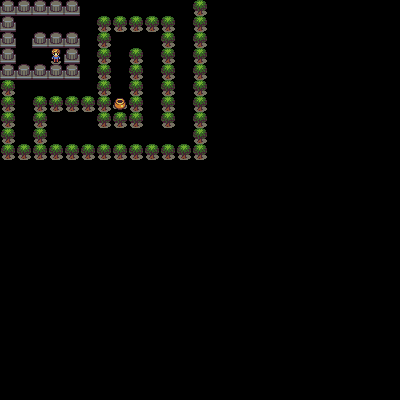

The image is a tile-based game level rendered from a .tmx file. Its description and complete source (layers, tilesets, objects, tile grids) follow:
An orthogonal 25x25 tile map with 16x16 px tiles, 2 tile layers (tiles, characters), 2 tilesets.

<map version="1.2" tiledversion="1.3.3" orientation="orthogonal" renderorder="left-down" width="25" height="25" tilewidth="16" tileheight="16" infinite="0" nextlayerid="3" nextobjectid="1">
 <editorsettings>
  <export target="../maps/training-02.json" format="json" />
 </editorsettings>
 <tileset firstgid="1" name="tiles" tilewidth="16" tileheight="16" tilecount="120" columns="8">
  <image source="tiles.png" width="128" height="240" />
 </tileset>
 <tileset firstgid="121" name="characters" tilewidth="16" tileheight="16" tilecount="96" columns="12">
  <image source="characters.png" width="192" height="128" />
 </tileset>
 <layer id="1" name="tiles" width="25" height="25">
  <data encoding="csv">
40,40,40,40,40,0,0,0,0,0,0,0,39,0,0,0,0,0,0,0,0,0,0,0,0,
40,0,0,0,0,0,39,39,39,39,39,0,39,0,0,0,0,0,0,0,0,0,0,0,0,
40,0,40,40,40,0,39,0,0,0,39,0,39,0,0,0,0,0,0,0,0,0,0,0,0,
40,0,0,0,40,0,39,0,39,0,39,0,39,0,0,0,0,0,0,0,0,0,0,0,0,
40,40,40,40,40,0,39,0,39,0,39,0,39,0,0,0,0,0,0,0,0,0,0,0,0,
39,0,0,0,0,0,39,0,39,0,39,0,39,0,0,0,0,0,0,0,0,0,0,0,0,
39,0,39,39,39,39,39,28,39,0,39,0,39,0,0,0,0,0,0,0,0,0,0,0,0,
39,0,39,0,0,0,39,39,39,0,39,0,39,0,0,0,0,0,0,0,0,0,0,0,0,
39,0,39,0,0,0,0,0,0,0,0,0,39,0,0,0,0,0,0,0,0,0,0,0,0,
39,39,39,39,39,39,39,39,39,39,39,39,39,0,0,0,0,0,0,0,0,0,0,0,0,
0,0,0,0,0,0,0,0,0,0,0,0,0,0,0,0,0,0,0,0,0,0,0,0,0,
0,0,0,0,0,0,0,0,0,0,0,0,0,0,0,0,0,0,0,0,0,0,0,0,0,
0,0,0,0,0,0,0,0,0,0,0,0,0,0,0,0,0,0,0,0,0,0,0,0,0,
0,0,0,0,0,0,0,0,0,0,0,0,0,0,0,0,0,0,0,0,0,0,0,0,0,
0,0,0,0,0,0,0,0,0,0,0,0,0,0,0,0,0,0,0,0,0,0,0,0,0,
0,0,0,0,0,0,0,0,0,0,0,0,0,0,0,0,0,0,0,0,0,0,0,0,0,
0,0,0,0,0,0,0,0,0,0,0,0,0,0,0,0,0,0,0,0,0,0,0,0,0,
0,0,0,0,0,0,0,0,0,0,0,0,0,0,0,0,0,0,0,0,0,0,0,0,0,
0,0,0,0,0,0,0,0,0,0,0,0,0,0,0,0,0,0,0,0,0,0,0,0,0,
0,0,0,0,0,0,0,0,0,0,0,0,0,0,0,0,0,0,0,0,0,0,0,0,0,
0,0,0,0,0,0,0,0,0,0,0,0,0,0,0,0,0,0,0,0,0,0,0,0,0,
0,0,0,0,0,0,0,0,0,0,0,0,0,0,0,0,0,0,0,0,0,0,0,0,0,
0,0,0,0,0,0,0,0,0,0,0,0,0,0,0,0,0,0,0,0,0,0,0,0,0,
0,0,0,0,0,0,0,0,0,0,0,0,0,0,0,0,0,0,0,0,0,0,0,0,0,
0,0,0,0,0,0,0,0,0,0,0,0,0,0,0,0,0,0,0,0,0,0,0,0,0
</data>
 </layer>
 <layer id="2" name="characters" width="25" height="25">
  <data encoding="csv">
0,0,0,0,0,0,0,0,0,0,0,0,0,0,0,0,0,0,0,0,0,0,0,0,0,
0,0,0,0,0,0,0,0,0,0,0,0,0,0,0,0,0,0,0,0,0,0,0,0,0,
0,0,0,0,0,0,0,0,0,0,0,0,0,0,0,0,0,0,0,0,0,0,0,0,0,
0,0,0,125,0,0,0,0,0,0,0,0,0,0,0,0,0,0,0,0,0,0,0,0,0,
0,0,0,0,0,0,0,0,0,0,0,0,0,0,0,0,0,0,0,0,0,0,0,0,0,
0,0,0,0,0,0,0,0,0,0,0,0,0,0,0,0,0,0,0,0,0,0,0,0,0,
0,0,0,0,0,0,0,0,0,0,0,0,0,0,0,0,0,0,0,0,0,0,0,0,0,
0,0,0,0,0,0,0,0,0,0,0,0,0,0,0,0,0,0,0,0,0,0,0,0,0,
0,0,0,0,0,0,0,0,0,0,0,0,0,0,0,0,0,0,0,0,0,0,0,0,0,
0,0,0,0,0,0,0,0,0,0,0,0,0,0,0,0,0,0,0,0,0,0,0,0,0,
0,0,0,0,0,0,0,0,0,0,0,0,0,0,0,0,0,0,0,0,0,0,0,0,0,
0,0,0,0,0,0,0,0,0,0,0,0,0,0,0,0,0,0,0,0,0,0,0,0,0,
0,0,0,0,0,0,0,0,0,0,0,0,0,0,0,0,0,0,0,0,0,0,0,0,0,
0,0,0,0,0,0,0,0,0,0,0,0,0,0,0,0,0,0,0,0,0,0,0,0,0,
0,0,0,0,0,0,0,0,0,0,0,0,0,0,0,0,0,0,0,0,0,0,0,0,0,
0,0,0,0,0,0,0,0,0,0,0,0,0,0,0,0,0,0,0,0,0,0,0,0,0,
0,0,0,0,0,0,0,0,0,0,0,0,0,0,0,0,0,0,0,0,0,0,0,0,0,
0,0,0,0,0,0,0,0,0,0,0,0,0,0,0,0,0,0,0,0,0,0,0,0,0,
0,0,0,0,0,0,0,0,0,0,0,0,0,0,0,0,0,0,0,0,0,0,0,0,0,
0,0,0,0,0,0,0,0,0,0,0,0,0,0,0,0,0,0,0,0,0,0,0,0,0,
0,0,0,0,0,0,0,0,0,0,0,0,0,0,0,0,0,0,0,0,0,0,0,0,0,
0,0,0,0,0,0,0,0,0,0,0,0,0,0,0,0,0,0,0,0,0,0,0,0,0,
0,0,0,0,0,0,0,0,0,0,0,0,0,0,0,0,0,0,0,0,0,0,0,0,0,
0,0,0,0,0,0,0,0,0,0,0,0,0,0,0,0,0,0,0,0,0,0,0,0,0,
0,0,0,0,0,0,0,0,0,0,0,0,0,0,0,0,0,0,0,0,0,0,0,0,0
</data>
 </layer>
</map>
